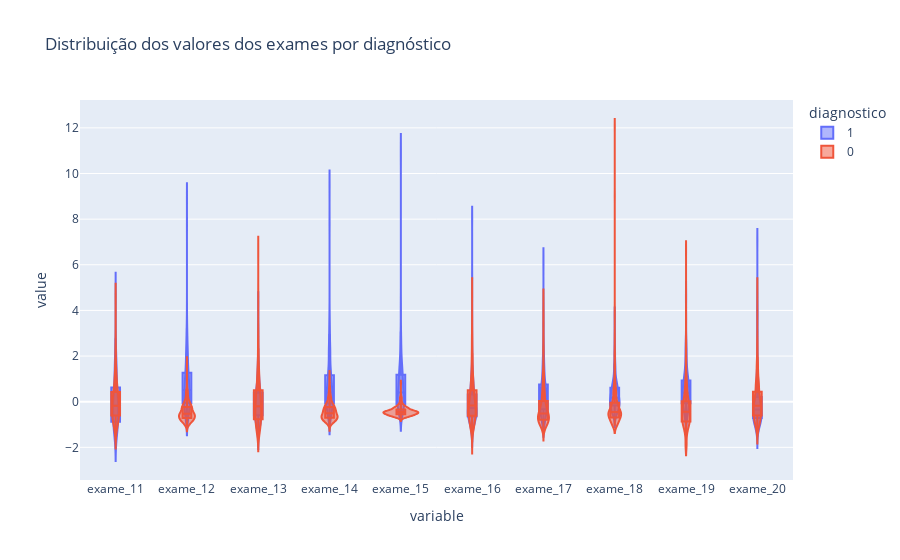

Here is the notebook cell this chart was saved with:
### Code cell
plot_violin(diagnostico, valores_exames_padronizados, 10, 20)

### Figure 1 — Plotly figure (JSON) as saved in the notebook; plotly's stock layout.template omitted (floating-point values rounded to 4 significant figures; data arrays with more than 128 entries replaced by an {"elided": "..."} marker saying what was removed)
{"data": [{"alignmentgroup": "True", "box": {"visible": true}, "hovertemplate": "diagnostico=1<br>variable=%{x}<br>value=%{y}<extra></extra>", "legendgroup": "1", "marker": {"color": "#636efa"}, "name": "1", "offsetgroup": "1", "orientation": "v", "points": false, "scalegroup": "True", "showlegend": true, "type": "violin", "x": {"elided": "2120 str values"}, "x0": " ", "xaxis": "x", "y": {"elided": "2120 float values"}, "y0": " ", "yaxis": "y"}, {"alignmentgroup": "True", "box": {"visible": true}, "hovertemplate": "diagnostico=0<br>variable=%{x}<br>value=%{y}<extra></extra>", "legendgroup": "0", "marker": {"color": "#EF553B"}, "name": "0", "offsetgroup": "0", "orientation": "v", "points": false, "scalegroup": "True", "showlegend": true, "type": "violin", "x": {"elided": "3570 str values"}, "x0": " ", "xaxis": "x", "y": {"elided": "3570 float values"}, "y0": " ", "yaxis": "y"}], "layout": {"legend": {"title": {"text": "diagnostico"}, "tracegroupgap": 0}, "title": {"text": "Distribuição dos valores dos exames por diagnóstico"}, "violinmode": "overlay", "xaxis": {"anchor": "y", "domain": [0, 1], "title": {"text": "variable"}}, "yaxis": {"anchor": "x", "domain": [0, 1], "title": {"text": "value"}}}}
